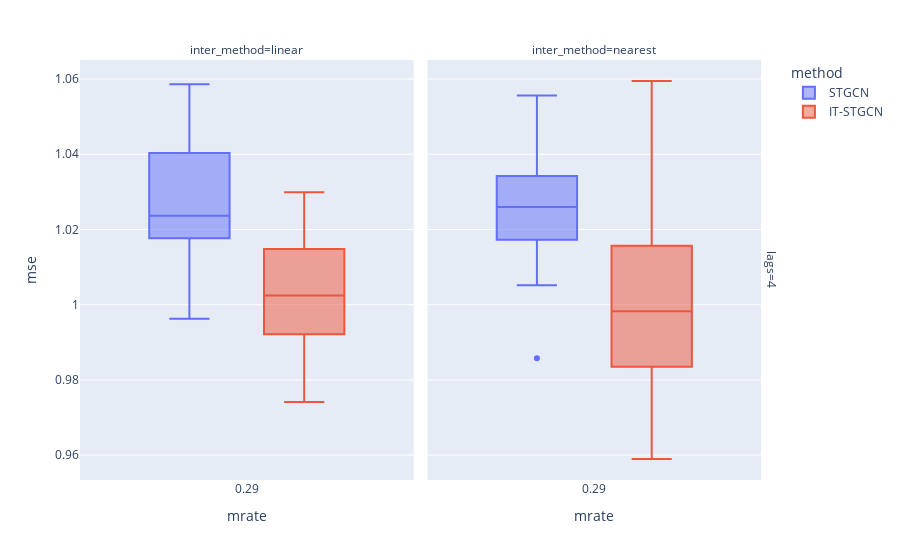

Here is the notebook cell this chart was saved with:
### Markdown cell above
## Block

### Code cell
data.query("method!='GNAR' and mtype =='block'").plot.box(backend='plotly',x='mrate',color='method',y='mse',facet_col='inter_method',facet_row='lags',height=800)

### Figure 1 — Plotly figure (JSON) as saved in the notebook; plotly's stock layout.template omitted (floating-point values rounded to 4 significant figures)
{"data": [{"alignmentgroup": "True", "hovertemplate": "method=STGCN<br>lags=4<br>inter_method=linear<br>mrate=%{x}<br>mse=%{y}<extra></extra>", "legendgroup": "STGCN", "marker": {"color": "#636efa"}, "name": "STGCN", "notched": false, "offsetgroup": "STGCN", "orientation": "v", "showlegend": true, "type": "box", "x": [0.2878, 0.2878, 0.2878, 0.2878, 0.2878, 0.2878, 0.2878, 0.2878, 0.2878, 0.2878, 0.2878, 0.2878, 0.2878, 0.2878, 0.2878, 0.2878, 0.2878, 0.2878, 0.2878, 0.2878, 0.2878, 0.2878, 0.2878, 0.2878, 0.2878, 0.2878, 0.2878, 0.2878, 0.2878, 0.2878], "x0": " ", "xaxis": "x", "y": [1.019, 1.003, 1.032, 1.037, 1.023, 0.9977, 1.046, 1.01, 1.048, 1.04, 1.018, 1.034, 1.016, 1.023, 1.037, 0.9963, 1.018, 1.014, 1.049, 1.015, 1.022, 1.043, 1.023, 1.027, 1.022, 1.044, 1.024, 1.037, 1.052, 1.059], "y0": " ", "yaxis": "y"}, {"alignmentgroup": "True", "hovertemplate": "method=STGCN<br>lags=4<br>inter_method=nearest<br>mrate=%{x}<br>mse=%{y}<extra></extra>", "legendgroup": "STGCN", "marker": {"color": "#636efa"}, "name": "STGCN", "notched": false, "offsetgroup": "STGCN", "orientation": "v", "showlegend": false, "type": "box", "x": [0.2878, 0.2878, 0.2878, 0.2878, 0.2878, 0.2878, 0.2878, 0.2878, 0.2878, 0.2878, 0.2878, 0.2878, 0.2878, 0.2878, 0.2878, 0.2878, 0.2878, 0.2878, 0.2878, 0.2878, 0.2878, 0.2878, 0.2878, 0.2878, 0.2878, 0.2878, 0.2878, 0.2878, 0.2878, 0.2878], "x0": " ", "xaxis": "x2", "y": [1.009, 1.034, 1.026, 1.015, 1.033, 1.027, 1.041, 1.005, 1.043, 1.033, 1.02, 1.017, 1.036, 1.018, 1.048, 1.056, 1.023, 0.9858, 1.028, 1.027, 1.011, 1.013, 1.041, 1.026, 1.017, 1.02, 1.022, 1.018, 1.029, 1.054], "y0": " ", "yaxis": "y2"}, {"alignmentgroup": "True", "hovertemplate": "method=IT-STGCN<br>lags=4<br>inter_method=linear<br>mrate=%{x}<br>mse=%{y}<extra></extra>", "legendgroup": "IT-STGCN", "marker": {"color": "#EF553B"}, "name": "IT-STGCN", "notched": false, "offsetgroup": "IT-STGCN", "orientation": "v", "showlegend": true, "type": "box", "x": [0.2878, 0.2878, 0.2878, 0.2878, 0.2878, 0.2878, 0.2878, 0.2878, 0.2878, 0.2878, 0.2878, 0.2878, 0.2878, 0.2878, 0.2878, 0.2878, 0.2878, 0.2878, 0.2878, 0.2878, 0.2878, 0.2878, 0.2878, 0.2878, 0.2878, 0.2878, 0.2878, 0.2878, 0.2878, 0.2878], "x0": " ", "xaxis": "x", "y": [0.9823, 1.011, 0.9967, 1.027, 0.9921, 0.9997, 1.009, 1.01, 0.9945, 0.9741, 1.005, 0.9844, 1.015, 1.001, 1.016, 1.0, 1.009, 1.024, 1.002, 1.017, 0.9804, 0.9758, 0.9853, 1.03, 0.9854, 1.018, 1.002, 1.003, 1.003, 1.017], "y0": " ", "yaxis": "y"}, {"alignmentgroup": "True", "hovertemplate": "method=IT-STGCN<br>lags=4<br>inter_method=nearest<br>mrate=%{x}<br>mse=%{y}<extra></extra>", "legendgroup": "IT-STGCN", "marker": {"color": "#EF553B"}, "name": "IT-STGCN", "notched": false, "offsetgroup": "IT-STGCN", "orientation": "v", "showlegend": false, "type": "box", "x": [0.2878, 0.2878, 0.2878, 0.2878, 0.2878, 0.2878, 0.2878, 0.2878, 0.2878, 0.2878, 0.2878, 0.2878, 0.2878, 0.2878, 0.2878, 0.2878, 0.2878, 0.2878, 0.2878, 0.2878, 0.2878, 0.2878, 0.2878, 0.2878, 0.2878, 0.2878, 0.2878, 0.2878, 0.2878, 0.2878], "x0": " ", "xaxis": "x2", "y": [1.025, 1.059, 0.9891, 0.9769, 1.016, 0.9959, 0.9985, 1.014, 0.9962, 0.9612, 0.9667, 0.998, 0.9911, 0.9996, 0.9777, 0.9909, 0.9829, 1.008, 1.022, 0.9835, 0.959, 1.003, 0.9848, 1.018, 1.022, 1.001, 0.9751, 1.018, 1.011, 1.016], "y0": " ", "yaxis": "y2"}], "layout": {"annotations": [{"font": {}, "showarrow": false, "text": "inter_method=linear", "x": 0.24, "xanchor": "center", "xref": "paper", "y": 1, "yanchor": "bottom", "yref": "paper"}, {"font": {}, "showarrow": false, "text": "inter_method=nearest", "x": 0.74, "xanchor": "center", "xref": "paper", "y": 1, "yanchor": "bottom", "yref": "paper"}, {"font": {}, "showarrow": false, "text": "lags=4", "textangle": 90, "x": 0.98, "xanchor": "left", "xref": "paper", "y": 0.5, "yanchor": "middle", "yref": "paper"}], "autosize": true, "boxmode": "group", "legend": {"title": {"text": "method"}, "tracegroupgap": 0}, "margin": {"t": 60}, "xaxis": {"anchor": "y", "autorange": true, "domain": [0, 0.48], "range": [-0.2161, 0.7916], "title": {"text": "mrate"}, "type": "linear"}, "xaxis2": {"anchor": "y2", "autorange": true, "domain": [0.5, 0.98], "matches": "x", "range": [-0.2161, 0.7916], "title": {"text": "mrate"}, "type": "linear"}, "yaxis": {"anchor": "x", "autorange": true, "domain": [0, 1], "range": [0.9534, 1.065], "title": {"text": "mse"}, "type": "linear"}, "yaxis2": {"anchor": "x2", "autorange": true, "domain": [0, 1], "matches": "y", "range": [0.9534, 1.065], "showticklabels": false, "type": "linear"}}}
